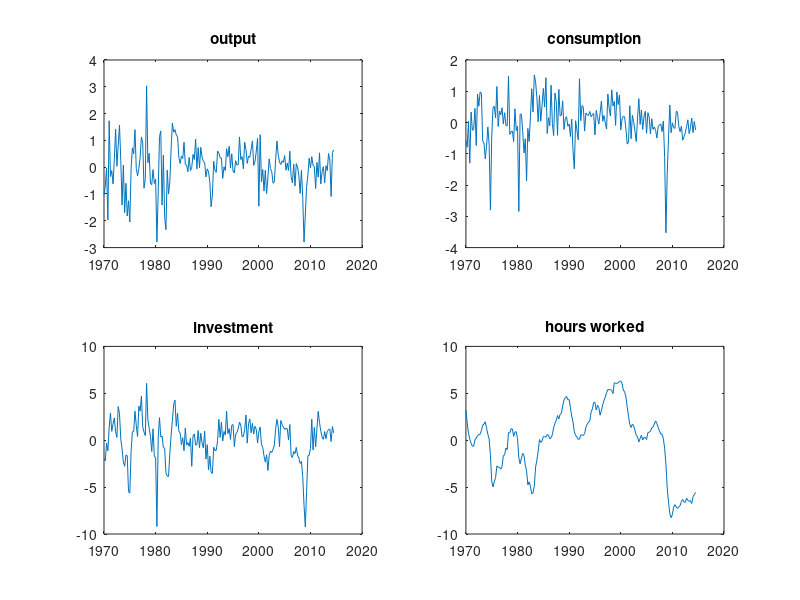

Reproduce this figure in MATLAB.

dataset = [
1970	-1.045851529	-0.570216195	-1.96443453	3.24440857
1970.25	-0.70486037	-0.787590157	-2.205419221	1.820760655
1970.5	-0.030584494	0.042876803	-0.300687371	0.752074273
1970.75	-1.97010928	-1.29902635	-1.123292338	0.118120985
1971	1.73049757	0.337015002	1.316012484	-0.326839712
1971.25	-0.347740962	-0.2487851	2.88961518	-0.624093898
1971.5	-0.126683033	-0.21523959	0.943773717	-0.654642312
1971.75	-0.62358214	0.450186792	1.740803523	0.034187622
1972	0.297928901	-0.735284209	2.376360713	0.229781475
1972.25	1.413321554	0.910407688	0.919325763	0.493935405
1972.5	0.033599821	0.522076809	0.306461341	0.5817062
1972.75	0.81972684	0.979253453	3.582925943	0.638971505
1973	1.569358946	0.927889412	2.856110952	1.026668319
1973.25	0.258511223	-0.593113069	0.135054621	1.598420456
1973.5	-1.410788317	-0.654905543	-0.930081551	1.712837442
1973.75	0.076001192	-1.158127019	-2.313489007	1.971303963
1974	-1.697409752	-0.761480576	-2.782925756	1.284400698
1974.25	-0.600731283	-0.14240098	-1.577770859	0.63099365
1974.5	-1.823772845	-0.706458944	-1.650768473	0.123687844
1974.75	-1.252002855	-2.800448556	-5.460747804	-1.615113819
1975	-2.04521174	-0.457509878	-5.634955156	-4.35630237
1975.25	-0.062272371	0.484865975	-1.172335419	-4.983032901
1975.5	0.722278277	0.516723206	0.907906069	-4.42411958
1975.75	0.498886289	0.148190637	0.935800529	-3.973701235
1976	1.402618177	1.151778111	3.090565211	-2.750830561
1976.25	-0.050755802	-0.127563156	1.583045518	-2.873163609
1976.5	-0.321016757	0.368935022	0.39103373	-2.895349959
1976.75	-0.048859633	0.245799814	3.630812189	-3.100095062
1977	0.369116251	0.47142568	3.091804711	-2.794228223
1977.25	1.1292497	-0.042341249	4.695773724	-1.659065749
1977.5	0.911090539	0.313388864	1.416843636	-1.553544702
1977.75	-0.785680133	-0.096972933	0.872664916	-0.825930495
1978	-0.431273413	-0.104359169	0.493247737	-1.015110592
1978.25	3.033964381	1.480099356	6.06172749	0.813504098
1978.5	0.164657633	-0.37905933	2.155462624	0.779966845
1978.75	0.515827572	-0.295367551	1.274525581	1.2259828
1979	-0.599725432	-0.274124348	0.404408241	1.193836348
1979.25	-0.65368596	-0.606139448	-1.206203211	0.414568815
1979.5	-0.091510163	0.437530813	1.214709612	0.87343654
1979.75	-0.608626768	-0.257524424	-1.757563164	0.901091762
1980	-0.452729721	-0.11314647	-1.834734676	0.172593419
1980.25	-2.791911285	-2.845043649	-9.199436172	-1.88111609
1980.5	-0.916362939	0.270616996	0.307765782	-2.523454453
1980.75	1.139956684	0.263943916	2.401359805	-1.903022714
1981	1.352668328	-0.267493097	0.344386549	-1.412992462
1981.25	-1.41051732	-0.97312508	0.434658555	-1.622376636
1981.5	0.449742101	-0.51977201	-0.778068049	-2.64531557
1981.75	-1.86368961	-1.860457838	-0.863350092	-3.260093837
1982	-2.332449297	-0.189143304	-3.466636465	-4.764672323
1982.25	-0.111256523	-0.607795577	-3.837116131	-4.433628803
1982.5	-1.002901841	0.185244342	-3.858159542	-4.91802746
1982.75	-0.556111606	1.080728756	-1.431830976	-5.707400366
1983	0.685034162	0.336623018	0.515939057	-5.629174037
1983.25	1.645182858	1.517771956	2.121989407	-4.903404159
1983.5	1.307423878	1.301740224	3.822347254	-2.851764368
1983.75	1.402043674	0.786817942	4.273664659	-2.127918735
1984	1.203284001	0.024310293	1.477539406	-1.169885395
1984.25	1.136106883	0.86737137	2.881381612	0.07116857
1984.5	0.362591982	0.043007285	0.938036176	-0.23473014
1984.75	0.138712117	0.538262749	0.780916196	-0.080649133
1985	0.418438019	1.091441435	-0.468815045	0.399468018
1985.25	0.323399322	0.495013648	0.272661099	0.408599116
1985.5	0.93172433	1.431377547	-1.126147374	0.307768674
1985.75	0.100001264	-0.351361724	1.292271383	0.600995615
1986	0.078269532	0.154043467	-0.52077141	0.540884412
1986.25	-0.167094657	-0.10350509	-0.24479875	0.140379073
1986.5	0.365472692	1.192438982	-0.655244572	0.271389368
1986.75	-0.126658602	-0.036277462	0.217621008	0.583044992
1987	-0.003605132	-0.416474715	-2.787652253	1.369278578
1987.25	0.478256749	0.945209929	0.447649306	1.794052804
1987.5	0.283457245	0.672474369	0.66843407	2.1137573
1987.75	1.042359783	-0.410484246	-0.519643462	2.635677465
1988	-0.062959392	1.059373935	-0.479073856	2.258909482
1988.25	0.732650804	0.216102657	1.040849556	2.758914011
1988.5	-0.018523864	0.234552391	-0.795117015	2.883594436
1988.75	0.741166094	0.693278458	0.751025992	3.646052895
1989	0.373125344	-0.220656365	-0.290081904	4.293101613
1989.25	0.213700132	0.122889898	-0.813843314	4.491716754
1989.5	0.167537135	0.187399263	0.957767349	4.673942227
1989.75	-0.363492614	-0.118584808	-2.00617954	4.30714647
1990	-0.062124828	-0.047092688	-0.474773995	4.332660714
1990.25	-0.172566026	-0.449081535	-3.18163915	3.444248288
1990.5	-0.557273537	0.106933531	-1.702257908	2.588061681
1990.75	-1.478451646	-0.905645881	-3.426883009	1.937425043
1991	-1.032372943	-1.478592665	-3.532943361	0.906334932
1991.25	0.219181862	0.058593343	-0.754848737	0.505246071
1991.5	-0.116076841	-0.241256745	-1.112004068	0.342668514
1991.75	-0.191056123	-0.550881355	-1.057315968	0.090919279
1992	0.603499898	1.401287675	-0.062423937	0.111556344
1992.25	0.521438756	0.060564989	2.224156575	0.562537686
1992.5	0.346579736	0.544389351	0.293249697	0.55114447
1992.75	0.342637091	0.483107607	1.907605393	0.509536421
1993	-0.418068748	-0.269875063	-0.083882522	0.714584252
1993.25	0.011563723	0.307513125	0.930157477	1.385316789
1993.5	-0.127998467	0.245323121	0.538649479	1.701622526
1993.75	0.691613828	0.228038875	3.081864079	1.928186724
1994	0.389909422	0.352549006	0.702274844	2.049728193
1994.25	0.783043524	0.184545994	1.23975089	3.013015714
1994.5	-0.029979451	0.25107902	0.07854218	3.331688964
1994.75	0.499452697	0.289977193	1.589514667	4.033212304
1995	-0.152000523	-0.395499371	1.667652161	4.03013251
1995.25	-0.211318397	0.387318349	-0.679936241	3.216293202
1995.5	0.244804188	0.158739624	0.622247221	3.717562699
1995.75	0.083787934	-0.051101715	0.82640645	3.47231713
1996	0.089559124	0.308112061	1.232994545	2.663107156
1996.25	1.129179961	0.682878878	1.922785581	3.159928167
1996.5	0.285679193	0.039554619	1.60467538	3.764575961
1996.75	0.398325812	0.226031556	0.370073537	4.237419445
1997	-0.05576553	-0.01798898	0.412914425	4.58938638
1997.25	0.929338193	-0.208750531	1.135572094	5.064091844
1997.5	0.654025377	0.912664227	2.68942546	5.395891831
1997.75	0.142090472	0.455497384	-0.306489393	5.389618201
1998	0.408484722	0.208936993	1.758799972	5.396499269
1998.25	0.365621442	1.047989612	2.269799462	5.293594722
1998.5	0.6685268	0.531542518	0.791568095	4.972623046
1998.75	0.978587597	0.676673558	1.788320529	6.119656197
1999	0.0672666	-0.091812182	0.650113759	6.061030679
1999.25	0.203009166	0.977212559	1.48085923	6.055184514
1999.5	0.605640256	0.574217367	1.165288757	6.133871971
1999.75	1.074210984	0.875092165	-0.303854725	6.268571829
2000	-1.45356954	-0.234451509	0.902716012	6.315530092
2000.25	1.210145061	0.116595969	1.411111323	6.018634459
2000.5	-0.548277822	0.200301907	-0.447802025	5.33636036
2000.75	-0.083636729	0.181205235	-0.749756923	5.159832229
2001	-0.888585773	-0.213560894	-1.676509371	4.622006117
2001.25	-0.118009758	-0.688819285	-2.333364023	3.498341848
2001.5	-0.986035193	-0.626932441	-1.556215109	2.569979983
2001.75	-0.393230256	0.536468758	-3.231388265	1.666916929
2002	0.310209142	-0.516996668	-1.617001401	1.3520451
2002.25	-0.049053135	0.232088608	-1.162606927	1.716421952
2002.5	-0.169335174	0.026429655	-1.302562428	1.535425086
2002.75	-0.597264749	-0.279980949	-0.981766998	1.051285928
2003	-0.548287174	-0.608475091	-0.503432587	0.50942618
2003.25	0.272359423	0.14854483	1.169369537	0.360081875
2003.5	0.9755376	0.762883066	2.216464595	-0.188296007
2003.75	0.468315827	-0.060997035	1.462317112	0.179233831
2004	0.186390446	0.399639458	-0.686020876	0.526459377
2004.25	0.102472381	-0.220134392	2.098609828	0.026332144
2004.5	0.237198858	0.179473591	1.686954777	0.297626187
2004.75	0.181699091	0.356411829	1.417033865	0.305080375
2005	0.433879161	-0.343339504	1.142006035	0.068866412
2005.25	-0.112381764	0.315136644	1.27184351	0.803513042
2005.5	0.1546995	0.180148242	1.236034954	0.862857575
2005.75	-0.122025379	-0.365256219	0.0150593	0.937240569
2006	0.594515412	0.122431026	1.674929991	1.316496277
2006.25	-0.345780314	-0.218771311	-1.652282926	1.409788967
2006.5	-0.581992529	-0.143921513	-1.838317719	1.726677908
2006.75	0.111386506	-0.247288279	-1.199021028	2.052916
2007	-0.698654182	-0.497311581	-1.433832002	1.765749901
2007.25	0.134086755	-0.127947202	-0.770698388	1.361646741
2007.5	0.006117333	-0.074680758	-1.588756927	0.981304149
2007.75	-0.307554707	-0.04565681	-1.899222736	0.654555032
2008	-0.979972287	-0.289244323	-2.478193494	0.633254662
2008.25	-0.113485389	0.043152181	-2.276463431	0.15359144
2008.5	-1.1304158	-1.117077339	-3.844255943	-0.857036966
2008.75	-2.792186298	-3.525140261	-6.94434243	-2.564766954
2009	-1.782529806	-1.6181022	-9.245679461	-5.101382784
2009.25	-0.718876331	-0.492256419	-5.448687897	-6.596182461
2009.5	-0.293054593	0.561413414	-1.667956419	-7.811215804
2009.75	0.340316425	-0.323860118	-1.596951036	-8.263754614
2010	-0.027359393	-0.009247397	-0.873993709	-7.932943954
2010.25	0.395370115	-0.156689505	2.233633657	-7.136929301
2010.5	0.071906708	-0.190052514	-1.035137498	-6.870214758
2010.75	0.022238643	0.360478551	1.356354396	-7.125507754
2011	-0.795962932	0.323956109	-0.699121638	-7.268263814
2011.25	0.178881973	-0.134804726	1.199919509	-7.087344018
2011.5	-0.371482802	-0.293294415	3.076025557	-6.974210158
2011.75	0.536143529	-0.119383405	1.889002572	-6.518482352
2012	-0.624329906	-0.565332506	0.948348142	-6.319375319
2012.25	-0.166955002	-0.456664151	0.351178991	-6.594300195
2012.5	0.019029977	-0.324256664	0.090056426	-6.610152971
2012.75	-0.58341939	-0.12552285	0.920666693	-6.182358124
2013	0.056043974	0.087499985	0.154675975	-6.4172285
2013.25	-0.130508389	-0.352726873	0.939786357	-6.523206834
2013.5	0.509911876	-0.163226128	1.113334801	-6.434694267
2013.75	0.265052438	0.14110406	1.20560892	-6.751296057
2014	-1.095141406	-0.323027834	-0.151990116	-6.024497794
2014.25	0.55437262	0.033647549	1.454450993	-5.782889834
2014.5	0.643127282	-0.23648424	0.782163457	-5.572288904
 ];

T = dataset(:,1);
y_obs = dataset(:,2);
c_obs = dataset(:,3);
i_obs = dataset(:,4);
h_obs = dataset(:,5);

figure
subplot(2,2,1);
plot(T,y_obs)
title('output')
subplot(2,2,2);
plot(T,c_obs)
title('consumption')
subplot(2,2,3);
plot(T,i_obs)
title('investment')
subplot(2,2,4);
plot(T,h_obs)
title('hours worked')
